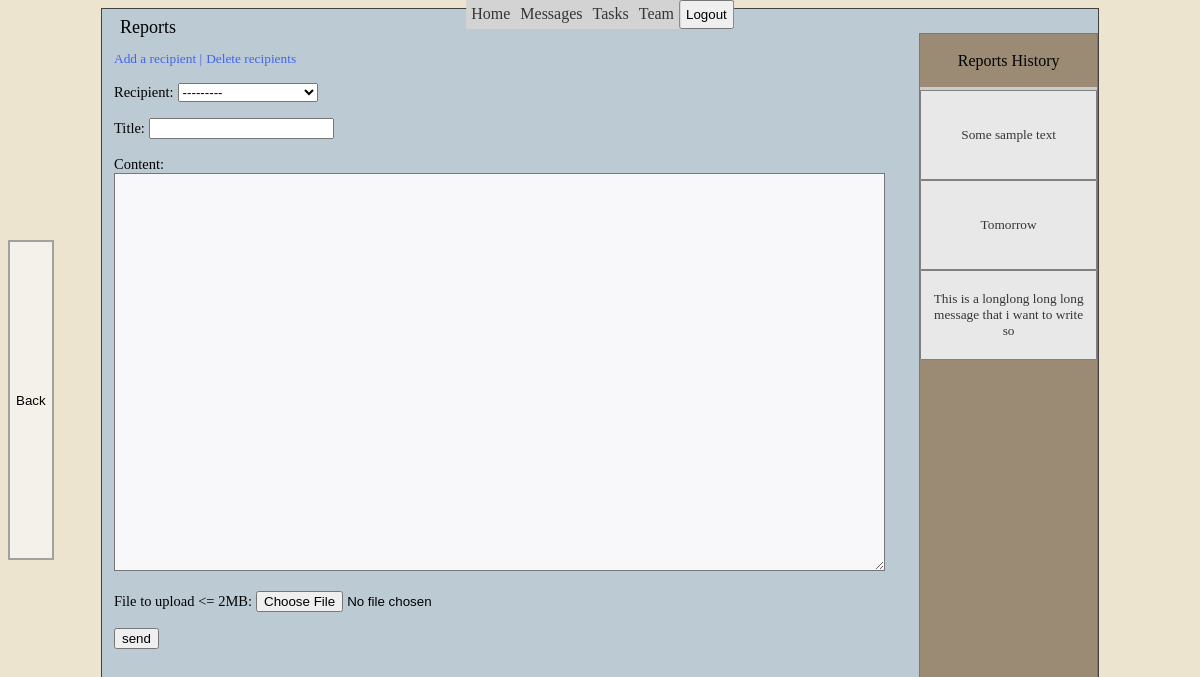
Page /dashboard/messages/create/ (signed in) on the committed database.
### dashboard/models.py (models this page shows, shortened)
class Messages(models.Model):
    user = models.ForeignKey(settings.AUTH_USER_MODEL, related_name='sender',
                                                       on_delete=models.CASCADE)
    recipient = models.ForeignKey(settings.AUTH_USER_MODEL,
               related_name='receiver',
               on_delete=models.PROTECT,
               null=True, blank=True, default='')
    title = models.CharField(max_length=60)
    content = models.TextField(null=False)
    timestamp = models.DateTimeField(auto_now_add=True)
    task = models.ForeignKey('Task', on_delete=models.CASCADE, null=True, blank=True)
    picture = models.BinaryField(null=True, blank=True, editable=True)
    content_type = models.CharField(max_length=50, null=True, blank=True)

### dashboard/views.py (the view, shortened to what this page needs)
# urls.py: path('messages/create/', views.MessageView.as_view(), name = 'messages_create'),
class MessageView(LoginRequiredMixin, View):
    template = 'dashboard/messages.html'
    def get(self, request):
        pk = self.request.user.id
        data = Messages.objects.filter(user_id=pk)
        form = MessageForm(sender_id = self.request.user.id)
        context = {'data': data, 'form': form}
        return render(request, self.template, context)

### dashboard/forms.py (shortened to what this page needs)
class MessageForm(ModelForm):
     max_size_limit = 2 * 1024 * 1024
     picture = forms.FileField(required=False, label="File to upload <= 2MB")
     upload_field_name = 'picture'
     class Meta:
          model = Messages
          fields = ['recipient', 'title', 'content','picture']
     def __init__(self, *args, sender_id=None):
            super().__init__(*args)
            if sender_id:
               profile = UserProfile.objects.get(user=sender_id)
               combined_qs = UserProfile.objects.filter(
               Q(team=profile.team) | Q(user__in=profile.recipients.all())
               ).distinct()
               allowed = combined_qs.exclude(id=sender_id)
               self.fields['recipient'].queryset = allowed

### dashboard/models.py (called while the page is built)
    def __str__(self):
        return self.user.username

### dashboard/templates/dashboard/messages.html (shortened to what this page needs)
 {% include 'dashboard/base.html' %}
 {% block content %}
 <div class="reports_container">
 <h class="title">Reports</h>
 <div class="reports_div">
<form method="post" class="text_field" enctype="multipart/form-data">
  <a class="add_recipient" href="{% url 'dashboard:add' %}">Add a recipient |</a>
  <a class="add_recipient" href="{% url 'dashboard:recipient_delete' %}">Delete recipients</a>
 <p class="forms"> {{ form.as_p }}</p>
  <input type="submit" name="send" value="send">
  </form>
 </div>
 <div class="reports_menu">
  <div class="history_title"> Reports History </div>
   {% for report in data %}
   <div class="history">
    <a class ="link_block" href="{% url 'dashboard:report_update' report.id %}" target="_blank">{{report.title}}</a>
  </div>
   {% endfor %}
 </div>
 </div>
 <div class="send_msg_back">
   <a href="{% url 'dashboard:messages' %}"><button class="del_btn2" type="button">Back</button></a>
 </div>
 {% endblock %}

### dashboard/static/dashboard/styles.css (style rules this page uses)
.reports_container { display: flex; padding-top: 3vh; position: absolute; left: 50%; transform: translateX(-50%); height:96vh; width: 82vw; border: rgb(65, 65, 65) 1px solid; padding-left: 1vw; background-color: rgb(188, 202, 212); }
.text_field textarea { height: 49vh; }
.reports_div { padding-top: 1em; width: 82%; }
.text_field label { font-size: 14.5px; }
a { text-decoration: none; color: rgb(54, 53, 53); font-family: 'Times New Roman', Times, serif; }
form textarea { width: 95%; height:50vh; background-color: rgb(248, 248, 251); }
.forms { height:100%; }
.del_btn2 { height: 100%; background-color: #f8f8f8aa; border: 2px rgb(161, 161, 161) solid; }
.send_msg_back { position: fixed; height: 40%; width: 6%; top: 50%; transform: translateY(-50%); }
.history_title { position: sticky; top: 0; z-index: 100; padding: 10%; background-color: rgb(155, 139, 117); border-bottom: 3px solid #ccc; }
.history { display: flex; justify-content: center; align-items: center; height: 11vh; background-color: rgb(232, 232, 232); border: 1px grey solid; border-radius: 1px; font-size:smaller; text-align: center; }
.reports_menu { border: 1.5px rgb(121, 120, 120) solid; width: 18%; text-align: center; background-color: rgb(155, 139, 117); overflow: auto; }
.link_block { width:100%; padding: 0.5rem; }
.title { position: fixed; top:0%; font-size: large; padding-left: 0.5vw;; padding-top: 1vh; }
.add_recipient { font-size:smaller; text-decoration: none; color: rgb(63, 101, 236) !important; }

### rows in the picture
Messages: title "Some sample text"
Messages: title "Tomorrow"
Messages: title "This is a longlong long long message that i want to write so"
